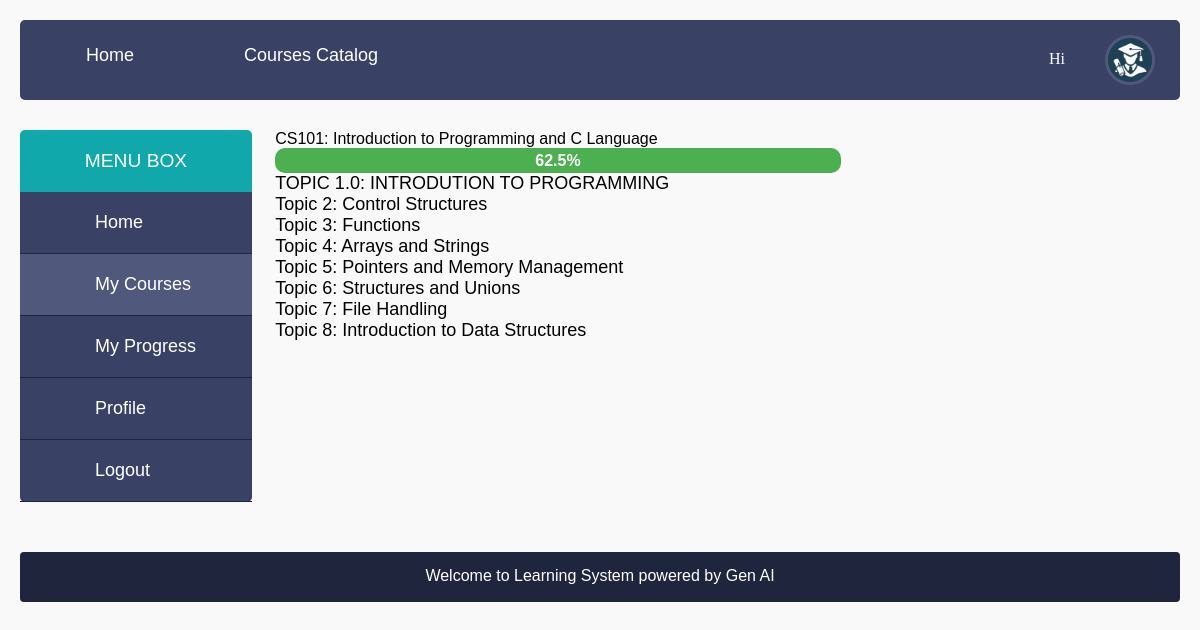
Page /student_progress/ (signed in) on the committed database.
### C_learn/models.py (models this page shows, shortened)
class Course(models.Model):
    name = models.CharField(max_length=255)
    description = models.TextField()

class Topic(models.Model):
    course = models.ForeignKey(Course, related_name='topics', on_delete=models.CASCADE)
    name = models.CharField(max_length=255)
    description = models.TextField()

### C_learn/views.py (the view, shortened to what this page needs)
# urls.py: path('student_progress/', views.student_progress, name='student_progress'),
@login_required
def student_progress(request):
    user = request.user
    courses = Course.objects.all()
    progress = []
    for course in courses:
        topics_data = []
        topics = Topic.objects.filter(course=course)
        total_topics = topics.count()
        completed_topics = 0
        for topic in topics:
            progress_record, created = StudentProgress.objects.get_or_create(student=user, topic=topic)
            is_completed = progress_record.completed
            if is_completed:
                completed_topics += 1
            topics_data.append({
                'name': topic.name,
                'description': topic.description,
                'is_completed': is_completed
            })
        course_completion = (completed_topics / total_topics) * 100 if total_topics > 0 else 0
        progress.append({
            'course_name': course.name,
            'completion_percentage': course_completion,
            'topics': topics_data
        })
    completion_percentage = sum([course['completion_percentage'] for course in progress]) / len(progress) if progress else 0
    context = {
        'progress': progress,
        'completion_percentage': completion_percentage
    }
    return render(request, 'student/student_progress.html', context)

### C_learn/templates/student/student_progress.html (shortened to what this page needs)
{%extends 'base.html'%}
{%load static%}
{% block content%}
{%include 'navbar.html'%}
	<div class="main">
	    <div class="">
        {%include 'student/student_sidebar.html'%}
<div class="course_middle">
    {% if progress %}
        {% for course in progress %}
            <div class="course-progress">
                <h2>{{ course.course_name }}</h2>
                <div class="progres">
                    <div class="progress-bar" role="progressbar" style="width: {{ course.completion_percentage }}%;"
                         aria-valuenow="{{ course.completion_percentage }}" aria-valuemin="0" aria-valuemax="100">
                        {{ course.completion_percentage }}%
                    </div>
                </div>
                <ul>
                    {% for topic in course.topics %}
                        <li>{{ topic.name }}</li>
                    {% endfor %}
                </ul>
            </div>
        {% endfor %}
    {% else %}
        <p>No progress to display yet.</p>
    {% endif %}
</div>
 	 </div>
    </div>
	{% include 'footer.html'%}
{%endblock%}

### static/style.css (style rules this page uses)
html,body,div,span,applet,object,iframe,h1,h2,h3,h4,h5,h6,p,blockquote,pre,a,abbr,acronym,address,big,cite,code,del,dfn,em,img,ins,kbd,q,s,samp,small,strike,strong,sub,sup,tt,var,b,u,i,dl,dt,dd,ol,nav ul,nav li,fieldset,form,label,legend,table,caption,tbody,tfoot,thead,tr,th,td,article,aside,canvas,details,embed,figure,figcaption,footer,header,hgroup,menu,nav,output,ruby,section,summary,time,mark,audio,video { margin:0;padding:0;border:0;font-size:100%;font:inherit;vertical-align:baseline; }
ol,ul { list-style:none;margin:0;padding:0; }
body { font-family: 'ambleregular'; background:#fbfbfc; padding:10px; position:relative; }
.main { padding:30px 0; }
.course_middle { margin-left: 2%; float:left; width:78%; }
.progress-bar { background:#11a8ab; height:20px; border-radius:5px 0px 0px 5px; -webkit-border-radius:5px 0px 0px 5px; -moz-border-radius:5px 0px 0px 5px; -o-border-radius:5px 0px 0px 5px; }

### static/courses.css (style rules this page uses)
* { margin: 0; padding: 0; box-sizing: border-box; font-size: large; }
body { font-family: Arial, sans-serif; background-color: #f9f9f9; padding: 20px; }

### static/form.css (style rules this page uses)
* { margin: 0; padding: 0; box-sizing: border-box; }

### C_learn/templates/student/student_progress.html (style rules this page uses)
.progress-bar { background-color: #4caf50; width: 0; height: 25px; border-radius: 10px; text-align: center; color: white; line-height: 25px; font-weight: bold; }

### rows in the picture
Course: course_name "CS101: Introduction to Programming and C Language"
Topic: name "TOPIC 1.0: INTRODUTION TO PROGRAMMING"
Topic: name "Topic 2: Control Structures"
Topic: name "Topic 3: Functions"
Topic: name "Topic 4: Arrays and Strings"
Topic: name "Topic 5: Pointers and Memory Management"
Topic: name "Topic 6: Structures and Unions"
Topic: name "Topic 7: File Handling"
Topic: name "Topic 8: Introduction to Data Structures"

### other values in the picture
{{ course.completion_percentage }} "62.5"
